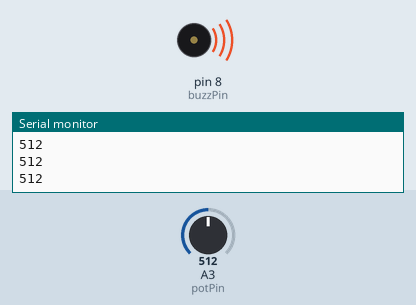
Simulated run of this sketch. Board: Arduino Uno, built with avr-gcc and run on an emulated ATmega328P. On the bench: buzzer (waves = sounding, pin HIGH), the last lines printed to the serial monitor. Inputs (shaded band) come from the test bench; at power-on: A3 (potPin) = 512.

Above: at 0.9 s.
1.3 s: A3 (potPin) set to 110
4.3 s: A3 (potPin) set to 90
At 4.8 s:
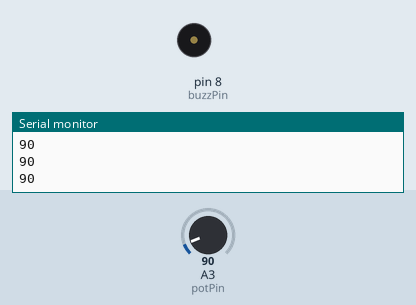
5.8 s: A3 (potPin) set to 122
At 6.3 s:
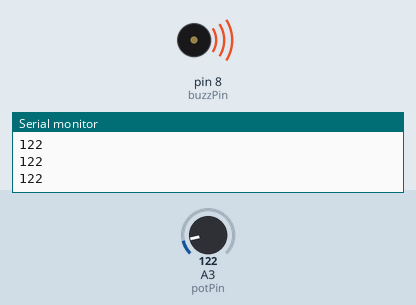
8.8 s: A3 (potPin) set to 0
At 9.6 s:
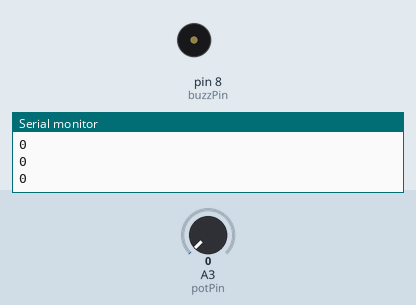
Timing chart, 0 to 11.3 s (numbered marks = the images above; inputs shaded):
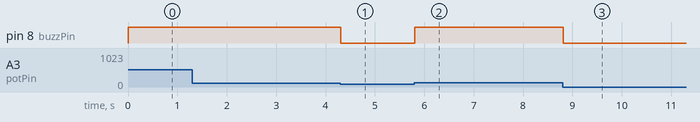

The sketch:

11_understanding_active_buzzer.ino
```cpp
int potVal;
int potPin = A3;
int buzzPin = 8;

int delayTime = 100;
void setup() {
Serial.begin(9600);
pinMode(buzzPin, OUTPUT);
pinMode(potPin, INPUT);
}

void loop() {
potVal = analogRead(potPin);
Serial.println(potVal);
if (potVal >= 100){
  digitalWrite(buzzPin, HIGH);
  delay(delayTime);
  digitalWrite(buzzPin, LOW);
}
}
```

Measured:
- the behaviour switches between 100 and 99 on A3 (potPin) (found by bisection; images 0 and 1)
- after the input at 4.3 s, pin 8 (buzzPin): HIGH → LOW at once
- after the input at 5.8 s, pin 8 (buzzPin): LOW → HIGH at once
- after the input at 8.8 s, pin 8 (buzzPin): HIGH → LOW at once
